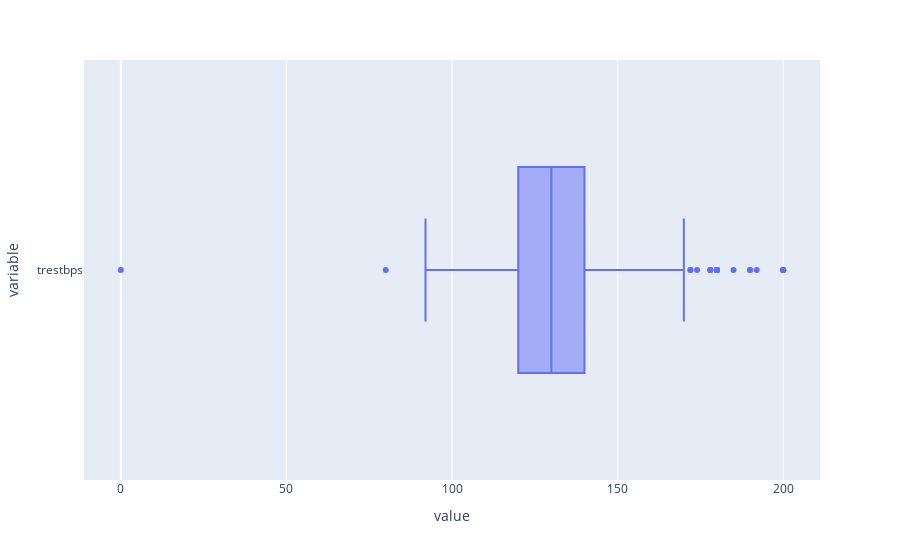

The notebook cell this image was saved under:
### Code cell
fig = px.box(df, x = ['trestbps'])
fig.show()

### Figure 1 — Plotly figure (JSON) as saved in the notebook; plotly's stock layout.template omitted (floating-point values rounded to 4 significant figures; data arrays with more than 128 entries replaced by an {"elided": "..."} marker saying what was removed)
{"data": [{"alignmentgroup": "True", "hovertemplate": "value=%{x}<br>variable=%{y}<extra></extra>", "legendgroup": "", "marker": {"color": "#636efa"}, "name": "", "notched": false, "offsetgroup": "", "orientation": "h", "showlegend": false, "type": "box", "x": {"elided": "920 float values"}, "x0": " ", "xaxis": "x", "y": {"elided": "920 str values"}, "y0": " ", "yaxis": "y"}], "layout": {"boxmode": "group", "legend": {"tracegroupgap": 0}, "margin": {"t": 60}, "xaxis": {"anchor": "y", "domain": [0, 1], "title": {"text": "value"}}, "yaxis": {"anchor": "x", "domain": [0, 1], "title": {"text": "variable"}}}}
